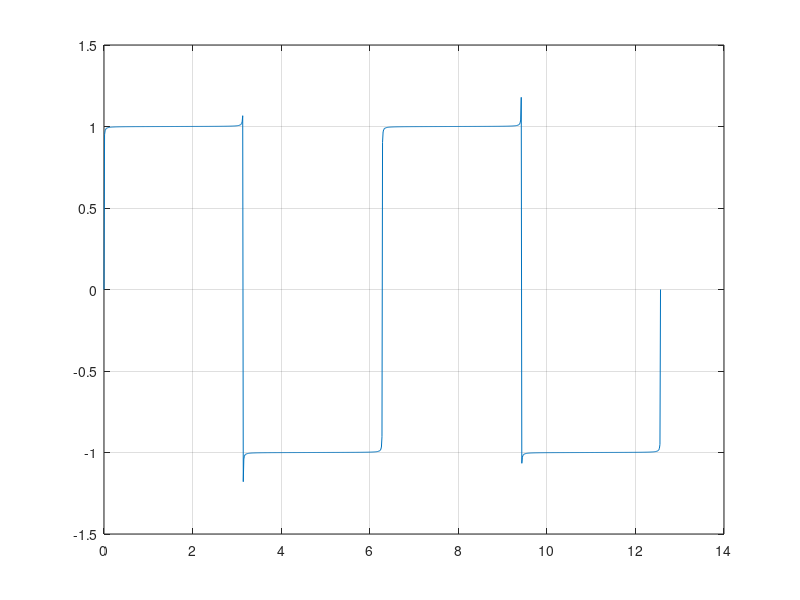

Write MATLAB code to recreate this figure.
clc;
close all;
clear all;

T = 2*pi;
omega = 2*pi/T;
t = linspace(0,4*pi,1000);

N = 1000; 

sq_wave = zeros(size(t));

for n = 1:2:N
    sq_wave = sq_wave + 4/(n*pi)*sin(n*omega*t);

   
end

figure(2);
plot(t,sq_wave);
grid on;
